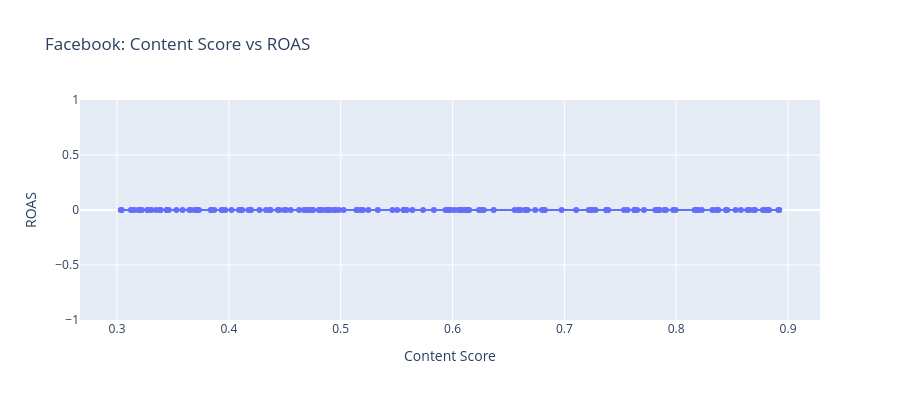
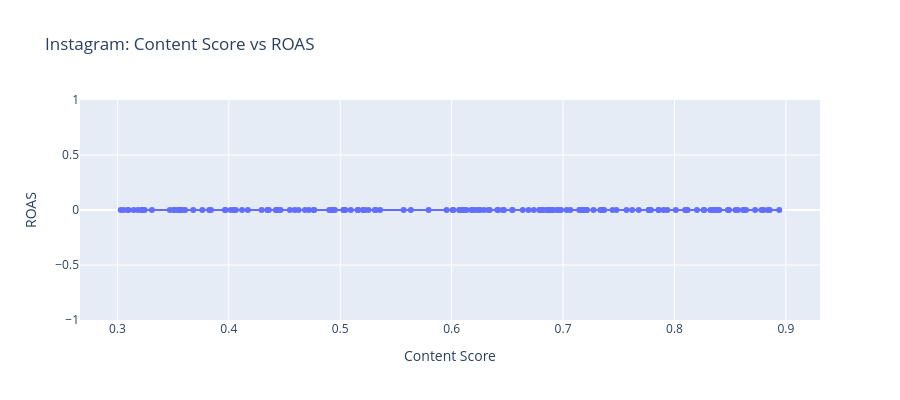

The code cell stored with these charts, in order, in its notebook:
### Markdown cell above
## 6. Creative Quality × ROAS Interaction (Facebook & Instagram)

### Code cell
# =============================================================================
# Creative Quality × ROAS Interaction (Facebook & Instagram)
# =============================================================================

# Check if creative signals are available in the data
print("Available columns in data:")
print(data.columns.tolist())

# Check for content score columns
if 'fb_banner_content_score' in data.columns or 'ig_banner_content_score' in data.columns:
    fb_score_col = 'fb_banner_content_score' if 'fb_banner_content_score' in data.columns else None
    ig_score_col = 'ig_banner_content_score' if 'ig_banner_content_score' in data.columns else None
else:
    # Check for alternative column names
    possible_cols = [c for c in data.columns if 'content' in c.lower() or 'creative' in c.lower() or 'score' in c.lower()]
    print(f"Possible content score columns: {possible_cols}")
    fb_score_col = None
    ig_score_col = None

# If no content scores, simulate for demonstration
if not fb_score_col:
    print("\n⚠️ No content score columns found. Simulating for demonstration...")
    np.random.seed(42)
    data['fb_content_score'] = np.random.uniform(0.3, 0.9, len(data))
    data['ig_content_score'] = np.random.uniform(0.3, 0.9, len(data))
    fb_score_col = 'fb_content_score'
    ig_score_col = 'ig_content_score'

# Get Facebook and Instagram contributions from decomposition
decomp = pd.read_csv('../outputs/models/weekly_decomposition.csv')
decomp['date'] = pd.to_datetime(decomp['date'])
data = data.merge(decomp[['date', 'facebook', 'instagram']], on='date', suffixes=('_orig', '_decomp'))

# Calculate ROAS per week for FB and IG
data['fb_roas'] = data['facebook_decomp'] / data['facebook_orig'].replace(0, np.nan)
data['ig_roas'] = data['instagram_decomp'] / data['instagram_orig'].replace(0, np.nan)

# Plot content score vs ROAS for Facebook
fig = px.scatter(
    data, 
    x='fb_content_score', 
    y='fb_roas',
    trendline='ols',
    title='Facebook: Content Score vs ROAS',
    labels={
        'fb_content_score': 'Content Score',
        'fb_roas': 'ROAS'
    }
)
fig.update_layout(height=400)
fig.write_image('../outputs/figures/08_fb_content_roas.png', width=800, height=400)
fig.show()

# Plot content score vs ROAS for Instagram
fig = px.scatter(
    data, 
    x='ig_content_score', 
    y='ig_roas',
    trendline='ols',
    title='Instagram: Content Score vs ROAS',
    labels={
        'ig_content_score': 'Content Score',
        'ig_roas': 'ROAS'
    }
)
fig.update_layout(height=400)
fig.write_image('../outputs/figures/08_ig_content_roas.png', width=800, height=400)
fig.show()

# Calculate correlation
fb_corr = data['fb_content_score'].corr(data['fb_roas'])
ig_corr = data['ig_content_score'].corr(data['ig_roas'])

print(f"\n=== Creative Quality Impact ===")
print(f"Facebook: Content Score ↔ ROAS correlation: {fb_corr:.3f}")
print(f"Instagram: Content Score ↔ ROAS correlation: {ig_corr:.3f}")

# Estimate marginal effect using simple regression
from scipy import stats
fb_slope, fb_intercept, fb_r, fb_p, fb_se = stats.linregress(data['fb_content_score'].dropna(), data['fb_roas'].dropna())
ig_slope, ig_intercept, ig_r, ig_p, ig_se = stats.linregress(data['ig_content_score'].dropna(), data['ig_roas'].dropna())

print(f"\nFacebook: +1 SD content score → {fb_slope * data['fb_content_score'].std():.2%} ROAS change")
print(f"Instagram: +1 SD content score → {ig_slope * data['ig_content_score'].std():.2%} ROAS change")
print("\n✓ Saved: 08_fb_content_roas.png, 08_ig_content_roas.png")

### Figure 1 — Plotly figure (JSON) as saved in the notebook; plotly's stock layout.template omitted (floating-point values rounded to 4 significant figures; data arrays with more than 128 entries replaced by an {"elided": "..."} marker saying what was removed)
{"data": [{"hovertemplate": "Content Score=%{x}<br>ROAS=%{y}<extra></extra>", "legendgroup": "", "marker": {"color": "#636efa", "symbol": "circle"}, "mode": "markers", "name": "", "orientation": "v", "showlegend": false, "type": "scatter", "x": {"elided": "156 float values"}, "xaxis": "x", "y": {"elided": "156 float values"}, "yaxis": "y"}, {"hovertemplate": "<b>OLS trendline</b><br>fb_roas = 0 * fb_content_score + 0<br>R<sup>2</sup>=nan<br><br>Content Score=%{x}<br>ROAS=%{y} <b>(trend)</b><extra></extra>", "legendgroup": "", "marker": {"color": "#636efa", "symbol": "circle"}, "mode": "lines", "name": "", "showlegend": false, "type": "scatter", "x": {"elided": "156 float values"}, "xaxis": "x", "y": {"elided": "156 float values"}, "yaxis": "y"}], "layout": {"height": 400, "legend": {"tracegroupgap": 0}, "title": {"text": "Facebook: Content Score vs ROAS"}, "xaxis": {"anchor": "y", "domain": [0, 1], "title": {"text": "Content Score"}}, "yaxis": {"anchor": "x", "domain": [0, 1], "title": {"text": "ROAS"}}}}

### Figure 2 — Plotly figure (JSON) as saved in the notebook; plotly's stock layout.template omitted (floating-point values rounded to 4 significant figures; data arrays with more than 128 entries replaced by an {"elided": "..."} marker saying what was removed)
{"data": [{"hovertemplate": "Content Score=%{x}<br>ROAS=%{y}<extra></extra>", "legendgroup": "", "marker": {"color": "#636efa", "symbol": "circle"}, "mode": "markers", "name": "", "orientation": "v", "showlegend": false, "type": "scatter", "x": {"elided": "156 float values"}, "xaxis": "x", "y": {"elided": "156 float values"}, "yaxis": "y"}, {"hovertemplate": "<b>OLS trendline</b><br>ig_roas = 0 * ig_content_score + 0<br>R<sup>2</sup>=nan<br><br>Content Score=%{x}<br>ROAS=%{y} <b>(trend)</b><extra></extra>", "legendgroup": "", "marker": {"color": "#636efa", "symbol": "circle"}, "mode": "lines", "name": "", "showlegend": false, "type": "scatter", "x": {"elided": "156 float values"}, "xaxis": "x", "y": {"elided": "156 float values"}, "yaxis": "y"}], "layout": {"height": 400, "legend": {"tracegroupgap": 0}, "title": {"text": "Instagram: Content Score vs ROAS"}, "xaxis": {"anchor": "y", "domain": [0, 1], "title": {"text": "Content Score"}}, "yaxis": {"anchor": "x", "domain": [0, 1], "title": {"text": "ROAS"}}}}
